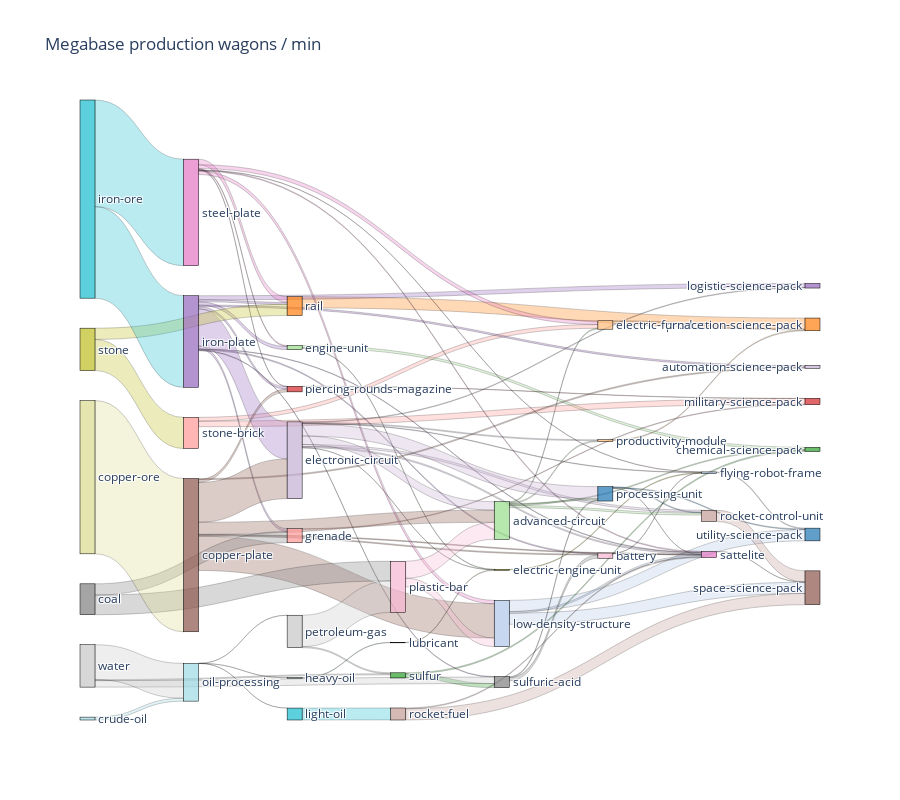

Notebook code for this chart:
### Code cell
import plotly.graph_objects as go
import urllib, json


url = 'https://gist.githubusercontent.com/lilred/503c8c261715968090a11acaf7c02507/raw/3ffe06720d0ed5b0008dde694b2b9028cf5349fa/factorio-0.17-item-stack-sizes.json'
response = urllib.request.urlopen(url)
stack_sizes = json.loads(response.read())
stack_sizes['sattelite'] = { 'stack_size': 1, 'name': 'sattelite' }

def items_to_trains(material, item_count):
    stack_size = stack_sizes.get(material, { 'stack_size': 625 })['stack_size']
    trains = item_count / stack_size / 40
    return trains

def edge_values_as_trains(node_labels, source, values):
    return [items_to_trains(node_labels[source[i]], v) for i, v in enumerate(values)]

def mpc_to_rgba(value, alpha=1):
    return 'rgba({},{},{},{})'.format(*[int(f * 255) for f in matplotlib.colors.to_rgb(value)], alpha)

c = iter(cm.tab20(np.linspace(0, 1, G.order())))
science_linspace = np.linspace(0, 1, 7)

node_label = [str(n) for n in G]
node_color = [next(c) for n in G]

(source, target, value, edge_color, edge_label) = zip(*[
        [*[node_label.index(n) for n in edge],
         w,
         node_color[node_label.index(edge[0])],
         '{}->{}'.format(*edge)
        ] for (*edge, w) in G.edges.data('width')
    ])

fig = go.Figure(data=[go.Sankey(
    valueformat = ".1f",
    valuesuffix = " wagons/min",
    # Define nodes
    node = dict(
      pad = 30,
      thickness = 15,
      line = dict(color = "black", width = 0.5),
      label =  node_label,
      color =  [mpc_to_rgba(color, 0.7) for color in node_color]
    ),
    # Add links
    link = dict(
      source =  source,
      target =  target,
      value =  edge_values_as_trains(node_label, source, value),
      label =  edge_label,
      line = dict(color = "black", width = 0.2),
      color =  [mpc_to_rgba(color, 0.3) for color in edge_color]
))])

fig.update_layout(title_text="Megabase production wagons / min", font_size=12, height=800)
fig.show()

### Figure 1 — Plotly figure (JSON) as saved in the notebook; plotly's stock layout.template omitted (floating-point values rounded to 4 significant figures)
{"data": [{"link": {"color": ["rgba(31,119,180,0.3)", "rgba(31,119,180,0.3)", "rgba(31,119,180,0.3)", "rgba(174,199,232,0.3)", "rgba(174,199,232,0.3)", "rgba(174,199,232,0.3)", "rgba(174,199,232,0.3)", "rgba(255,127,14,0.3)", "rgba(255,187,120,0.3)", "rgba(255,187,120,0.3)", "rgba(44,160,44,0.3)", "rgba(44,160,44,0.3)", "rgba(152,223,138,0.3)", "rgba(152,223,138,0.3)", "rgba(152,223,138,0.3)", "rgba(152,223,138,0.3)", "rgba(152,223,138,0.3)", "rgba(152,223,138,0.3)", "rgba(152,223,138,0.3)", "rgba(214,39,40,0.3)", "rgba(255,152,150,0.3)", "rgba(255,152,150,0.3)", "rgba(255,152,150,0.3)", "rgba(148,103,189,0.3)", "rgba(148,103,189,0.3)", "rgba(148,103,189,0.3)", "rgba(148,103,189,0.3)", "rgba(148,103,189,0.3)", "rgba(148,103,189,0.3)", "rgba(148,103,189,0.3)", "rgba(148,103,189,0.3)", "rgba(148,103,189,0.3)", "rgba(148,103,189,0.3)", "rgba(197,176,213,0.3)", "rgba(197,176,213,0.3)", "rgba(197,176,213,0.3)", "rgba(197,176,213,0.3)", "rgba(197,176,213,0.3)", "rgba(197,176,213,0.3)", "rgba(197,176,213,0.3)", "rgba(197,176,213,0.3)", "rgba(140,86,75,0.3)", "rgba(140,86,75,0.3)", "rgba(140,86,75,0.3)", "rgba(140,86,75,0.3)", "rgba(140,86,75,0.3)", "rgba(140,86,75,0.3)", "rgba(140,86,75,0.3)", "rgba(196,156,148,0.3)", "rgba(196,156,148,0.3)", "rgba(196,156,148,0.3)", "rgba(227,119,194,0.3)", "rgba(227,119,194,0.3)", "rgba(227,119,194,0.3)", "rgba(227,119,194,0.3)", "rgba(227,119,194,0.3)", "rgba(227,119,194,0.3)", "rgba(227,119,194,0.3)", "rgba(227,119,194,0.3)", "rgba(247,182,210,0.3)", "rgba(247,182,210,0.3)", "rgba(247,182,210,0.3)", "rgba(247,182,210,0.3)", "rgba(127,127,127,0.3)", "rgba(127,127,127,0.3)", "rgba(127,127,127,0.3)", "rgba(127,127,127,0.3)", "rgba(199,199,199,0.3)", "rgba(199,199,199,0.3)", "rgba(199,199,199,0.3)", "rgba(199,199,199,0.3)", "rgba(199,199,199,0.3)", "rgba(188,189,34,0.3)", "rgba(188,189,34,0.3)", "rgba(188,189,34,0.3)", "rgba(219,219,141,0.3)", "rgba(219,219,141,0.3)", "rgba(23,190,207,0.3)", "rgba(23,190,207,0.3)", "rgba(23,190,207,0.3)", "rgba(158,218,229,0.3)", "rgba(158,218,229,0.3)", "rgba(158,218,229,0.3)", "rgba(158,218,229,0.3)", "rgba(158,218,229,0.3)"], "label": ["processing-unit->utility-science-pack", "processing-unit->sattelite", "processing-unit->rocket-control-unit", "flying-robot-frame->utility-science-pack", "low-density-structure->utility-science-pack", "low-density-structure->space-science-pack", "low-density-structure->sattelite", "rail->production-science-pack", "electric-furnace->production-science-pack", "productivity-module->production-science-pack", "sulfur->chemical-science-pack", "sulfur->sulfuric-acid", "advanced-circuit->chemical-science-pack", "advanced-circuit->rocket-control-unit", "advanced-circuit->processing-unit", "advanced-circuit->electric-furnace", "advanced-circuit->productivity-module", "engine-unit->chemical-science-pack", "engine-unit->electric-engine-unit", "piercing-rounds-magazine->military-science-pack", "grenade->military-science-pack", "stone-brick->military-science-pack", "stone-brick->electric-furnace", "iron-plate->logistic-science-pack", "iron-plate->automation-science-pack", "iron-plate->sattelite", "iron-plate->grenade", "iron-plate->piercing-rounds-magazine", "iron-plate->rail", "iron-plate->engine-unit", "iron-plate->electronic-circuit", "iron-plate->battery", "iron-plate->sulfuric-acid", "electronic-circuit->logistic-science-pack", "electronic-circuit->sattelite", "electronic-circuit->rocket-control-unit", "electronic-circuit->processing-unit", "electronic-circuit->productivity-module", "electronic-circuit->flying-robot-frame", "electronic-circuit->advanced-circuit", "electronic-circuit->electric-engine-unit", "copper-plate->automation-science-pack", "copper-plate->sattelite", "copper-plate->low-density-structure", "copper-plate->piercing-rounds-magazine", "copper-plate->advanced-circuit", "copper-plate->electronic-circuit", "copper-plate->battery", "rocket-control-unit->space-science-pack", "rocket-fuel->space-science-pack", "rocket-fuel->sattelite", "sattelite->space-science-pack", "steel-plate->sattelite", "steel-plate->low-density-structure", "steel-plate->piercing-rounds-magazine", "steel-plate->rail", "steel-plate->electric-furnace", "steel-plate->flying-robot-frame", "steel-plate->engine-unit", "battery->sattelite", "battery->flying-robot-frame", "plastic-bar->low-density-structure", "plastic-bar->advanced-circuit", "sulfuric-acid->processing-unit", "sulfuric-acid->battery", "coal->grenade", "coal->plastic-bar", "water->sulfur", "water->sulfuric-acid", "water->oil-processing", "petroleum-gas->sulfur", "petroleum-gas->plastic-bar", "stone->rail", "stone->stone-brick", "electric-engine-unit->flying-robot-frame", "lubricant->electric-engine-unit", "copper-ore->copper-plate", "iron-ore->iron-plate", "iron-ore->steel-plate", "light-oil->rocket-fuel", "heavy-oil->lubricant", "oil-processing->heavy-oil", "oil-processing->light-oil", "oil-processing->petroleum-gas", "crude-oil->oil-processing"], "line": {"color": "black", "width": 0.2}, "source": [1, 1, 1, 2, 3, 3, 3, 5, 6, 7, 9, 9, 10, 10, 10, 10, 10, 11, 11, 13, 14, 15, 15, 17, 17, 17, 17, 17, 17, 17, 17, 17, 17, 18, 18, 18, 18, 18, 18, 18, 18, 20, 20, 20, 20, 20, 20, 20, 22, 23, 23, 24, 25, 25, 25, 25, 25, 25, 25, 26, 26, 27, 27, 28, 28, 29, 29, 30, 30, 30, 31, 31, 32, 32, 33, 34, 35, 36, 36, 37, 38, 39, 39, 39, 40], "target": [0, 24, 22, 0, 0, 21, 24, 4, 4, 4, 8, 28, 8, 22, 1, 6, 7, 8, 33, 12, 12, 12, 6, 16, 19, 24, 14, 13, 5, 11, 18, 26, 28, 16, 24, 22, 1, 7, 2, 10, 33, 19, 24, 3, 13, 10, 18, 26, 21, 21, 24, 21, 24, 3, 13, 5, 6, 2, 11, 24, 2, 3, 10, 1, 26, 14, 27, 9, 28, 39, 9, 27, 5, 15, 2, 33, 20, 17, 25, 23, 34, 38, 37, 31, 39], "value": [0.119, 0.025, 0.1275, 0.119, 1.786, 1.786, 0.25, 1.786, 0.119, 0.119, 0.1786, 0.6465, 0.1339, 0.3189, 0.194, 0.1487, 0.1487, 0.3571, 0.06075, 0.04464, 0.08925, 0.8928, 0.5952, 0.6505, 0.255, 0.075, 0.4465, 0.3572, 0.319, 0.5117, 5.901, 0.1616, 0.06463, 0.08929, 0.1906, 0.3189, 1.94, 0.1487, 0.06377, 1.349, 0.03038, 0.1785, 0.125, 5.459, 0.4465, 1.927, 6.323, 0.1616, 1.786, 1.786, 0.125, 0.025, 0.125, 0.546, 0.08925, 0.8928, 0.5952, 0.04252, 0.1492, 0.0625, 0.04251, 1.365, 2.698, 0.1552, 0.517, 1.786, 3.125, 0.1648, 1.034, 5.546, 0.1648, 5.001, 1.786, 4.96, 0.08505, 0.07288, 24.37, 14.57, 16.94, 1.898, 0.05608, 0.0004, 0.0004, 0.0004, 0.4583]}, "node": {"color": ["rgba(31,119,180,0.7)", "rgba(31,119,180,0.7)", "rgba(174,199,232,0.7)", "rgba(174,199,232,0.7)", "rgba(255,127,14,0.7)", "rgba(255,127,14,0.7)", "rgba(255,187,120,0.7)", "rgba(255,187,120,0.7)", "rgba(44,160,44,0.7)", "rgba(44,160,44,0.7)", "rgba(152,223,138,0.7)", "rgba(152,223,138,0.7)", "rgba(214,39,40,0.7)", "rgba(214,39,40,0.7)", "rgba(255,152,150,0.7)", "rgba(255,152,150,0.7)", "rgba(148,103,189,0.7)", "rgba(148,103,189,0.7)", "rgba(197,176,213,0.7)", "rgba(197,176,213,0.7)", "rgba(140,86,75,0.7)", "rgba(140,86,75,0.7)", "rgba(196,156,148,0.7)", "rgba(196,156,148,0.7)", "rgba(227,119,194,0.7)", "rgba(227,119,194,0.7)", "rgba(247,182,210,0.7)", "rgba(247,182,210,0.7)", "rgba(127,127,127,0.7)", "rgba(127,127,127,0.7)", "rgba(199,199,199,0.7)", "rgba(199,199,199,0.7)", "rgba(188,189,34,0.7)", "rgba(188,189,34,0.7)", "rgba(219,219,141,0.7)", "rgba(219,219,141,0.7)", "rgba(23,190,207,0.7)", "rgba(23,190,207,0.7)", "rgba(158,218,229,0.7)", "rgba(158,218,229,0.7)", "rgba(158,218,229,0.7)"], "label": ["utility-science-pack", "processing-unit", "flying-robot-frame", "low-density-structure", "production-science-pack", "rail", "electric-furnace", "productivity-module", "chemical-science-pack", "sulfur", "advanced-circuit", "engine-unit", "military-science-pack", "piercing-rounds-magazine", "grenade", "stone-brick", "logistic-science-pack", "iron-plate", "electronic-circuit", "automation-science-pack", "copper-plate", "space-science-pack", "rocket-control-unit", "rocket-fuel", "sattelite", "steel-plate", "battery", "plastic-bar", "sulfuric-acid", "coal", "water", "petroleum-gas", "stone", "electric-engine-unit", "lubricant", "copper-ore", "iron-ore", "light-oil", "heavy-oil", "oil-processing", "crude-oil"], "line": {"color": "black", "width": 0.5}, "pad": 30, "thickness": 15}, "type": "sankey", "valueformat": ".1f", "valuesuffix": " wagons/min"}], "layout": {"font": {"size": 12}, "height": 800, "title": {"text": "Megabase production wagons / min"}}}
